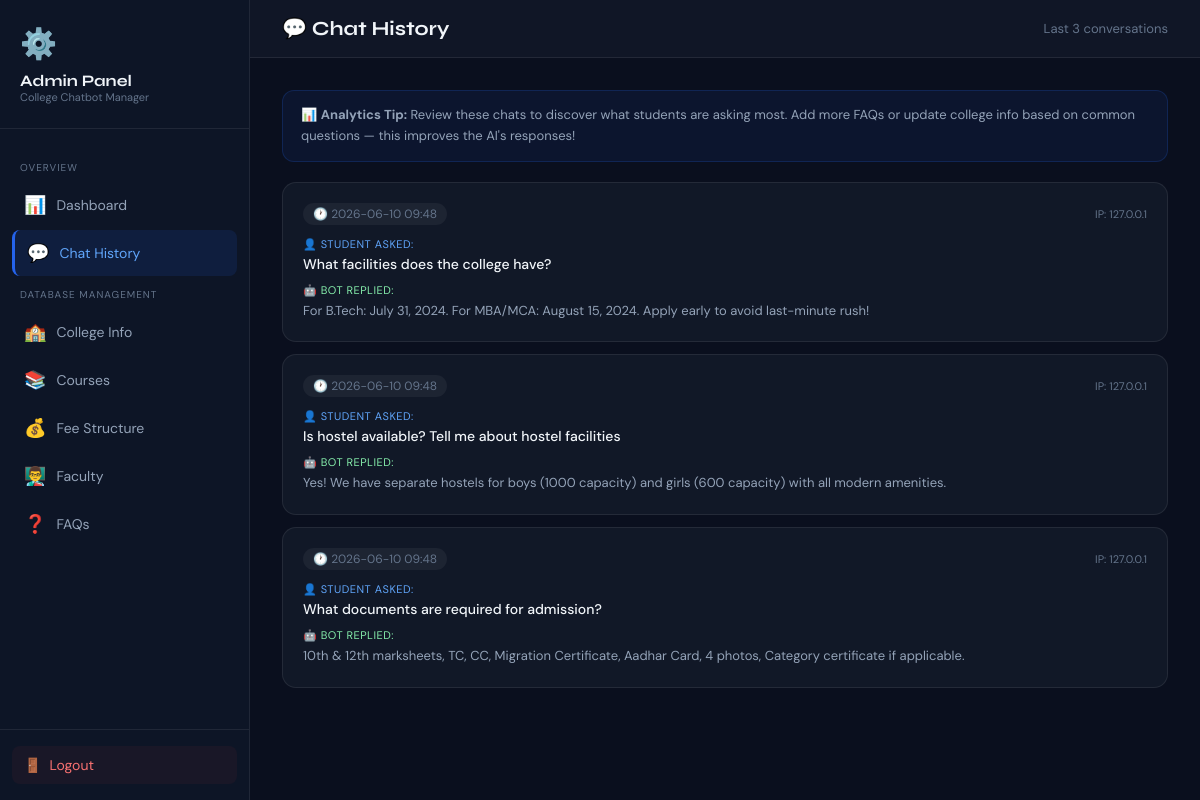
The app's page /admin/chat-history (signed in) with its own data.
### tables this page shows
CREATE TABLE chat_history (
            id INTEGER PRIMARY KEY AUTOINCREMENT,
            session_id TEXT,
            user_message TEXT NOT NULL,
            bot_response TEXT NOT NULL,
            timestamp TEXT DEFAULT CURRENT_TIMESTAMP,
            user_ip TEXT
        );

### app.py (the view)
@app.route("/admin/chat-history")
@admin_required
def admin_chat_history():
    conn = get_db_connection()
    chats = conn.execute("""
        SELECT * FROM chat_history ORDER BY timestamp DESC LIMIT 100
    """).fetchall()
    conn.close()
    return render_template("admin_chats.html", chats=chats)

### app.py (called while the page is built)
def get_db_connection():
    conn = sqlite3.connect(DB_PATH)
    conn.row_factory = sqlite3.Row  # Access columns by name
    return conn

def admin_required(f):
    from functools import wraps
    @wraps(f)
    def decorated_function(*args, **kwargs):
        if not session.get("admin_logged_in"):
            flash("Please login first!", "warning")
            return redirect(url_for("admin_login"))
        return f(*args, **kwargs)
    return decorated_function

### templates/admin_chats.html (shortened to what this page needs)
<!DOCTYPE html>
<html lang="en">
<head>
</head>
<body>
<aside class="admin-sidebar">
  <div class="sidebar-brand"><span class="brand-icon">⚙️</span><div class="brand-name">Admin Panel</div><div class="brand-sub">College Chatbot Manager</div></div>
  <nav class="sidebar-nav">
    <p class="nav-section-label">Overview</p>
    <a href="/admin/dashboard" class="nav-item"><span class="nav-icon">📊</span> Dashboard</a>
    <a href="/admin/chat-history" class="nav-item active"><span class="nav-icon">💬</span> Chat History</a>
    <p class="nav-section-label">Database Management</p>
    <a href="/admin/college-info" class="nav-item"><span class="nav-icon">🏫</span> College Info</a>
    <a href="/admin/courses" class="nav-item"><span class="nav-icon">📚</span> Courses</a>
    <a href="/admin/fees" class="nav-item"><span class="nav-icon">💰</span> Fee Structure</a>
    <a href="/admin/faculty" class="nav-item"><span class="nav-icon">👨‍🏫</span> Faculty</a>
    <a href="/admin/faqs" class="nav-item"><span class="nav-icon">❓</span> FAQs</a>
  </nav>
  <div class="sidebar-bottom"><a href="/admin/logout" class="logout-btn"><span>🚪</span> Logout</a></div>
</aside>
<main class="main-content">
  <div class="top-bar">
    <h1 class="page-title">💬 Chat History</h1>
    <span style="color:#64748b; font-size:13px;">Last {{ chats|length }} conversations</span>
  </div>
  <div class="content-area">
    <div class="tip-box">
      📊 <strong>Analytics Tip:</strong> Review these chats to discover what students are asking most. Add more FAQs or update college info based on common questions — this improves the AI's responses!
    </div>
    <div class="chats-list">
      {% if chats %}
        {% for chat in chats %}
        <div class="chat-item">
          <div class="chat-meta">
            <span class="chat-time">🕐 {{ chat['timestamp'][:16] }}</span>
            <span class="chat-ip">IP: {{ chat['user_ip'] or 'N/A' }}</span>
          </div>
          <div class="chat-q">
            <div class="chat-q-label">👤 Student Asked:</div>
            <div class="chat-q-text">{{ chat['user_message'] }}</div>
          </div>
          <div>
            <div class="chat-a-label">🤖 Bot Replied:</div>
            <div class="chat-a-text">
              {% if chat['bot_response']|length > 200 %}
                <span class="short-text">{{ chat['bot_response'][:200] }}...</span>
                <span class="hidden-text full-text">{{ chat['bot_response'] }}</span>
                <button class="toggle-btn" onclick="toggleText(this)">Show more ▼</button>
              {% else %}
                {{ chat['bot_response'] }}
              {% endif %}
            </div>
          </div>
        </div>
        {% endfor %}
      {% endif %}
    </div>
  </div>
</main>
</body>
</html>

### templates/admin_chats.html (style rules this page uses)
*, *::before, *::after { box-sizing: border-box; margin: 0; padding: 0; }
:root { --primary: #2563eb; --bg: #0a0f1e; --card: #111827; --sidebar-bg: #0d1526; --border: rgba(255,255,255,0.08); --text: #f1f5f9; --text-muted: #64748b; --text-secondary: #94a3b8; --font-display: 'Syne', sans-serif; --font-body: 'DM Sans', sans-serif; --sidebar-w: 250px; }
body { font-family: var(--font-body); background: var(--bg); color: var(--text); display: flex; min-height: 100vh; }
.admin-sidebar { width: var(--sidebar-w); background: var(--sidebar-bg); border-right: 1px solid var(--border); display: flex; flex-direction: column; position: fixed; top: 0; left: 0; height: 100vh; z-index: 10; }
.sidebar-brand { padding: 24px 20px; border-bottom: 1px solid var(--border); }
.brand-icon { font-size: 30px; margin-bottom: 8px; display: block; }
.brand-name { font-family: var(--font-display); font-size: 16px; font-weight: 700; }
.brand-sub { font-size: 11px; color: var(--text-muted); }
.sidebar-nav { flex: 1; padding: 20px 12px; overflow-y: auto; }
.nav-section-label { font-size: 10px; text-transform: uppercase; letter-spacing: 1px; color: var(--text-muted); padding: 0 8px 8px; margin-top: 12px; }
.nav-item { display: flex; align-items: center; gap: 10px; padding: 11px 12px; color: var(--text-secondary); text-decoration: none; border-radius: 8px; font-size: 14px; transition: all 0.2s; margin-bottom: 2px; }
.nav-item:hover, .nav-item.active { background: rgba(37,99,235,0.12); color: var(--text); }
.nav-item.active { color: #60a5fa; border-left: 3px solid #2563eb; }
.nav-icon { font-size: 18px; }
.sidebar-bottom { padding: 16px 12px; border-top: 1px solid var(--border); }
.logout-btn { display: flex; align-items: center; gap: 8px; padding: 10px 12px; color: #f87171; text-decoration: none; border-radius: 8px; font-size: 14px; background: rgba(239,68,68,0.05); }
.main-content { margin-left: var(--sidebar-w); flex: 1; }
.top-bar { background: rgba(17,24,39,0.95); border-bottom: 1px solid var(--border); padding: 16px 32px; display: flex; align-items: center; justify-content: space-between; backdrop-filter: blur(20px); position: sticky; top: 0; z-index: 5; }
.page-title { font-family: var(--font-display); font-size: 20px; font-weight: 700; }
.content-area { padding: 32px; }
.chats-list { display: flex; flex-direction: column; gap: 12px; }
.chat-item { background: var(--card); border: 1px solid var(--border); border-radius: 14px; padding: 20px; transition: all 0.2s; }
.chat-meta { display: flex; justify-content: space-between; align-items: center; margin-bottom: 12px; }
.chat-time { font-size: 12px; color: var(--text-muted); background: rgba(255,255,255,0.05); padding: 3px 10px; border-radius: 20px; }
.chat-ip { font-size: 11px; color: var(--text-muted); }
.chat-q { margin-bottom: 10px; }
.chat-q-label { font-size: 11px; text-transform: uppercase; letter-spacing: 0.5px; color: #60a5fa; margin-bottom: 4px; }
.chat-q-text { font-size: 14px; color: var(--text); font-weight: 500; }
.chat-a-label { font-size: 11px; text-transform: uppercase; letter-spacing: 0.5px; color: #86efac; margin-bottom: 4px; }
.chat-a-text { font-size: 13px; color: var(--text-secondary); line-height: 1.6; }
.tip-box { background: rgba(37,99,235,0.08); border: 1px solid rgba(37,99,235,0.2); border-radius: 12px; padding: 14px 18px; margin-bottom: 20px; font-size: 13px; color: #94a3b8; line-height: 1.6; }

### records on screen
chat_history: timestamp "2026-06-10 09:48", user_ip "127.0.0.1", user_message "What facilities does the college have?", bot_response "For B.Tech: July 31, 2024. For MBA/MCA: August 15, 2024. Apply early to avoid last-minute rush!"
chat_history: timestamp "2026-06-10 09:48", user_ip "127.0.0.1", user_message "Is hostel available? Tell me about hostel facilities", bot_response "Yes! We have separate hostels for boys (1000 capacity) and girls (600 capacity) with all modern amenities."
chat_history: timestamp "2026-06-10 09:48", user_ip "127.0.0.1", user_message "What documents are required for admission?", bot_response "10th & 12th marksheets, TC, CC, Migration Certificate, Aadhar Card, 4 photos, Category certificate if applicable."

### other values on screen
{{ chats|length }} "3"
